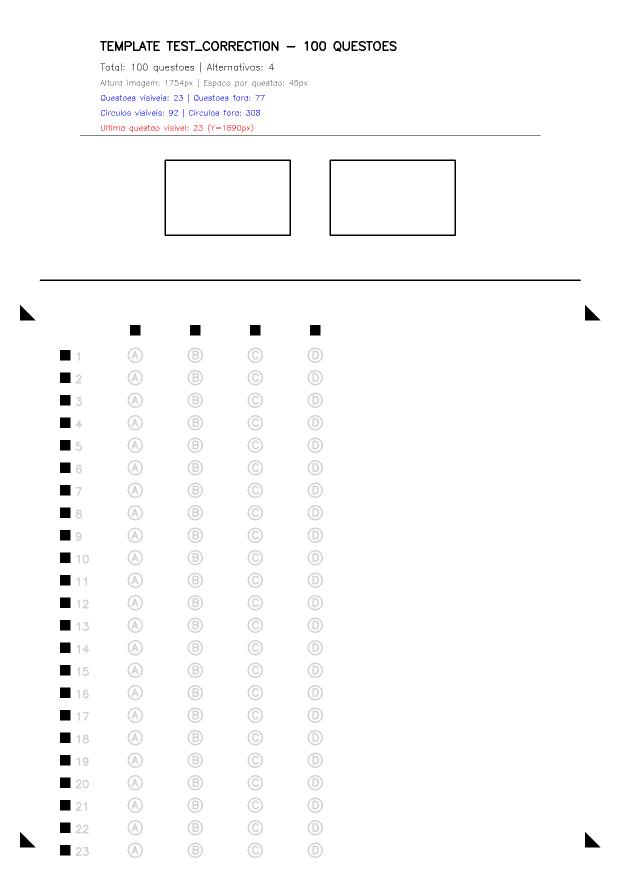
#> input picture test_correction_template_100_questions.png, 1240 x 1754 px (shown at 1/2 size)
$ python -i calibrate_grid_visual.py   (imports and definitions only)
#> lines starting #> are read from the running program, lines starting #| are printed output that depends on the picture; after the words box and inside, x2 and y2 are one past the last pixel; in counts of white or black regions, pixels touching at a corner belong together
#> further down, picture is the input picture: shape (1754, 1240, 3); mean B, G, R 250.8, 250.6, 250.7
# -*- coding: utf-8 -*-
"""
Script de calibração visual do grid OMR (NÃO-INTERATIVO)

USO:
    1. Ajuste as constantes CALIBRATION_* abaixo
    2. Execute: python scripts/calibrate_grid_visual.py --image path/to/image.jpg --gabarito_id UUID
    3. Veja as imagens geradas em calibration_output/
    4. Ajuste as constantes até alinhar perfeitamente
    5. Copie os valores finais para correction_new_grid.py

OBJETIVO:
    Gerar visualizações do grid calculado vs. bolhas reais
    para ajustar empiricamente as constantes do pipeline OMR
"""

import cv2
import numpy as np
import json
import sys
import argparse
from pathlib import Path
from datetime import datetime
from typing import Dict, List, Tuple

# Adicionar o diretório raiz ao path
script_dir = Path(__file__).parent.parent
sys.path.insert(0, str(script_dir))

from app import create_app
from app.answer_sheets.models.answerSheetGabarito import AnswerSheetGabarito
from app import db

# ============================================================================
# 🎯 CONSTANTES DE CALIBRAÇÃO - AJUSTE AQUI!
# ============================================================================

# Valores atuais (copie de correction_new_grid.py)
CALIBRATION_ROW_HEIGHT_PX = 51.97
CALIBRATION_BUBBLE_RADIUS_PX = 25
CALIBRATION_BUBBLE_GAP_PX = 4
CALIBRATION_BLOCK_OFFSET_X = 31  # 2 (borda) + 4 (padding) + 25 (num)
CALIBRATION_BLOCK_OFFSET_Y = 10  # 2 (borda) + 8 (padding)

# Testes incrementais (ajuste esses valores)
TEST_ROW_HEIGHT_OFFSET = 10  # +/- pixels para ajustar altura da linha
TEST_RADIUS_OFFSET = 0      # +/- pixels para ajustar raio
TEST_OFFSET_X_ADJUST = 20    # +/- pixels para ajustar offset X
TEST_OFFSET_Y_ADJUST = 100    # +/- pixels para ajustar offset Y

# ============================================================================
# CLASSE PRINCIPAL
# ============================================================================

class GridCalibrator:
    """Calibrador visual de grid OMR"""

    def __init__(self, output_dir: str = "calibration_output"):
        self.output_dir = Path(output_dir)
        self.output_dir.mkdir(exist_ok=True)
        self.timestamp = datetime.now().strftime("%Y%m%d_%H%M%S")

        # Aplicar ajustes de calibração
        self.row_height = CALIBRATION_ROW_HEIGHT_PX + TEST_ROW_HEIGHT_OFFSET
        self.bubble_radius = int(CALIBRATION_BUBBLE_RADIUS_PX + TEST_RADIUS_OFFSET)
        self.bubble_gap = CALIBRATION_BUBBLE_GAP_PX
        self.offset_x = CALIBRATION_BLOCK_OFFSET_X + TEST_OFFSET_X_ADJUST
        self.offset_y = CALIBRATION_BLOCK_OFFSET_Y + TEST_OFFSET_Y_ADJUST

        print("=" * 80)
        print("🎯 CALIBRADOR VISUAL DE GRID OMR")
        print("=" * 80)
        print(f"📐 Parâmetros atuais:")
        print(f"   Row height: {self.row_height:.2f}px")
        print(f"   Bubble radius: {self.bubble_radius}px")
        print(f"   Bubble gap: {self.bubble_gap}px")
        print(f"   Offset X: {self.offset_x}px")
        print(f"   Offset Y: {self.offset_y}px")
        print(f"📁 Output: {self.output_dir}")
        print("=" * 80)

    # [72 lines left out: functions load_image, detect_a4_anchors, normalize_to_a4, not called in this run]

    def detect_blocks(self, img: np.ndarray) -> List[Dict]:
        """Detecta blocos de resposta (simplificado)"""
        gray = cv2.cvtColor(img, cv2.COLOR_BGR2GRAY)
        blur = cv2.GaussianBlur(gray, (5, 5), 0)
        _, binary = cv2.threshold(blur, 0, 255, cv2.THRESH_BINARY_INV + cv2.THRESH_OTSU)
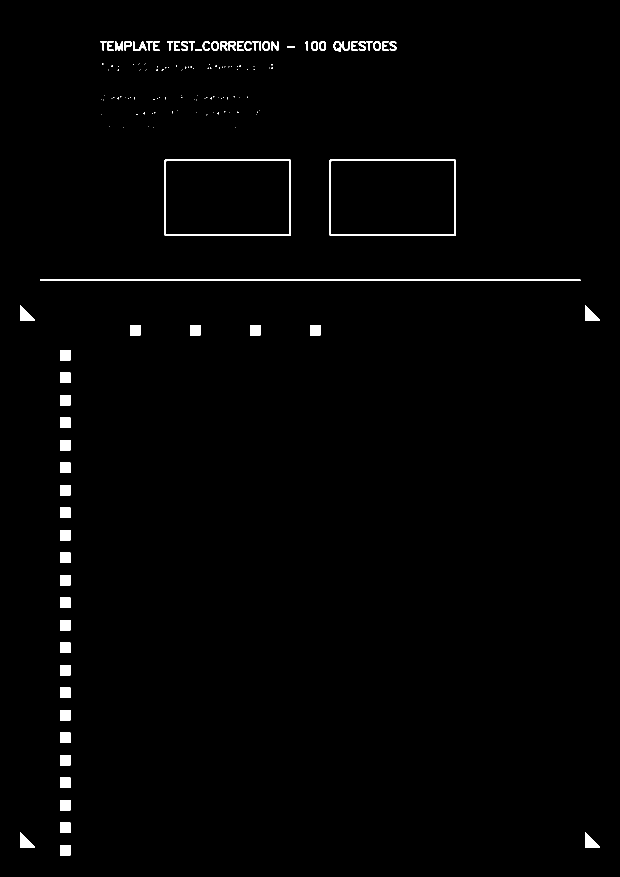
#> binary: shape (1754, 1240) (shown at 1/2 size); 1.2% white; 160 white regions (92 under 20 px), largest, box (x1, y1, x2, y2) and area: (80, 559, 1161, 562) 3243, (329, 319, 582, 472) 2400, (659, 319, 912, 472) 2400

        kernel = cv2.getStructuringElement(cv2.MORPH_RECT, (3, 3))
        dilated = cv2.dilate(binary, kernel, iterations=2)
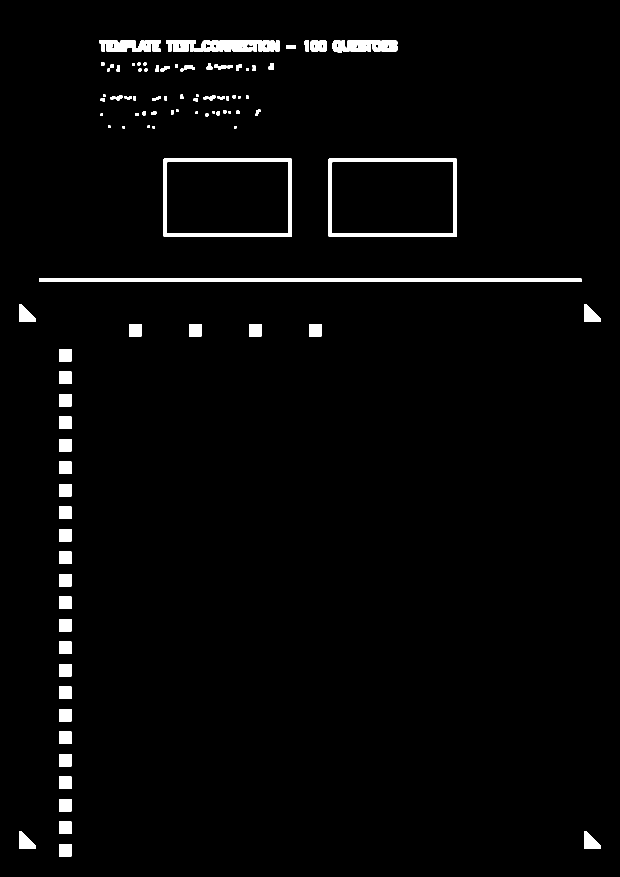
#> dilated: shape (1754, 1240) (shown at 1/2 size); 2.4% white; 101 white regions

        contours, hierarchy = cv2.findContours(dilated, cv2.RETR_TREE, cv2.CHAIN_APPROX_SIMPLE)
#> contours = 118 contours, 15 with area under 20; largest, box (x1, y1, x2, y2) and area: (657, 317, 914, 474) 39934, (327, 317, 584, 474) 39934, (663, 323, 908, 468) 35128, (333, 323, 578, 468) 35128, (78, 557, 1163, 564) 6504

        h, w = img.shape[:2]
#> h = 1754; w = 1240
        min_area = (w * h) * 0.02
#> min_area = 43499.2
        max_area = (w * h) * 0.15
#> max_area = 326244

        blocks = []
        for i, cnt in enumerate(contours):
            if hierarchy[0][i][3] != -1:  # Apenas contornos externos
                continue

            area = cv2.contourArea(cnt)
            if not (min_area < area < max_area):
                continue

            peri = cv2.arcLength(cnt, True)
            approx = cv2.approxPolyDP(cnt, 0.02 * peri, True)

            if len(approx) >= 4:
                x, y, w_rect, h_rect = cv2.boundingRect(approx)
                aspect_ratio = float(h_rect) / w_rect if w_rect > 0 else 0

                if 0.3 <= aspect_ratio <= 2.0:
                    blocks.append({
                        "x": x, "y": y,
                        "w": w_rect, "h": h_rect,
                        "area": area
                    })
#> this loop made 118 passes
#> (cnt, area) on passes 1, 4, 5, 6, 7, 8, 9, 10, 11, 12, 13: ([[118, 1688], [118, 1712], [142, 1712], [142, 1688]], 576), ([[118, 1643], [118, 1667], [142, 1667], [142, 1643]], 576), ([[118, 1598], [118, 1622], [142, 1622], [142, 1598]], 576), ([[118, 1553], [118, 1577], [142, 1577], [142, 1553]], 576), ([[118, 1508], [118, 1532], [142, 1532], [142, 1508]], 576), ([[118, 1463], [118, 1487], [142, 1487], [142, 1463]], 576), ([[118, 1418], [118, 1442], [142, 1442], [142, 1418]], 576), ([[118, 1373], [118, 1397], [142, 1397], [142, 1373]], 576), ([[118, 1328], [118, 1352], [142, 1352], [142, 1328]], 576), ([[118, 1283], [118, 1307], [142, 1307], [142, 1283]], 576), ([[118, 1238], [118, 1262], [142, 1262], [142, 1238]], 576)
#> area on passes 2, 3, 30, 31, 33, 35: 697, 697, 697, 697, 39934, 39934
#> after the loop, blocks = []

        # Ordenar por X (esquerda para direita)
        blocks.sort(key=lambda b: b["x"])
        print(f"✅ {len(blocks)} blocos detectados")
#| ✅ 0 blocos detectados
        return blocks

    # [157 lines left out: functions get_topology, draw_calibration_grid, save_image, run, main, not called in this run]


# [2 lines not run here, left out]

>>> import cv2
>>> picture = cv2.imread('../test_correction_template_100_questions.png')
>>> result = GridCalibrator().detect_blocks(picture)
#> result = []

$ run again, on test_correction_template_example.png
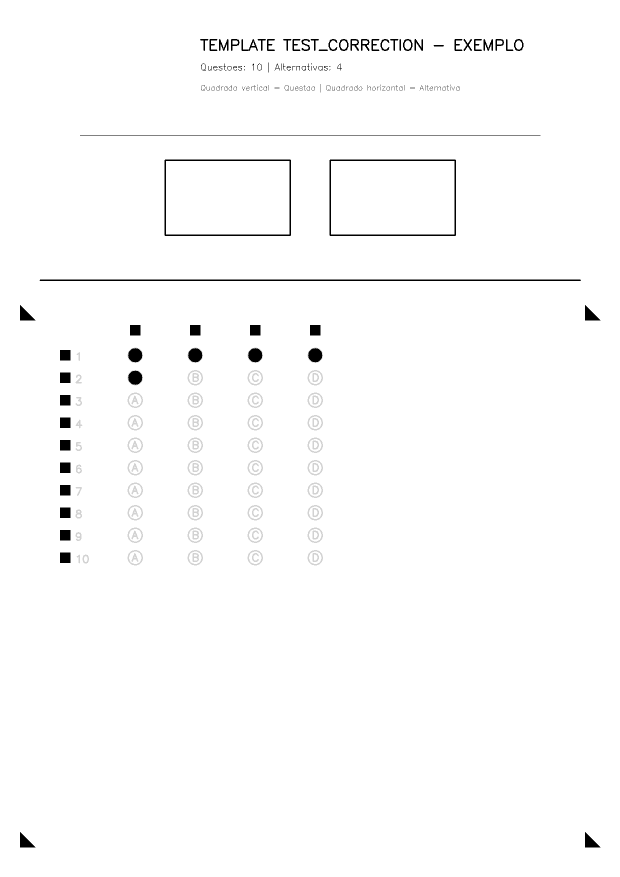
#> input picture test_correction_template_example.png, 1240 x 1754 px (shown at 1/2 size)
#> picture is the input picture: shape (1754, 1240, 3); min 0, max 255, mean 251.6
#> in detect_blocks, `_, binary = cv2.threshold(blur, 0, 255, cv2.THRESH_BINARY_INV + cv2.TH..`:
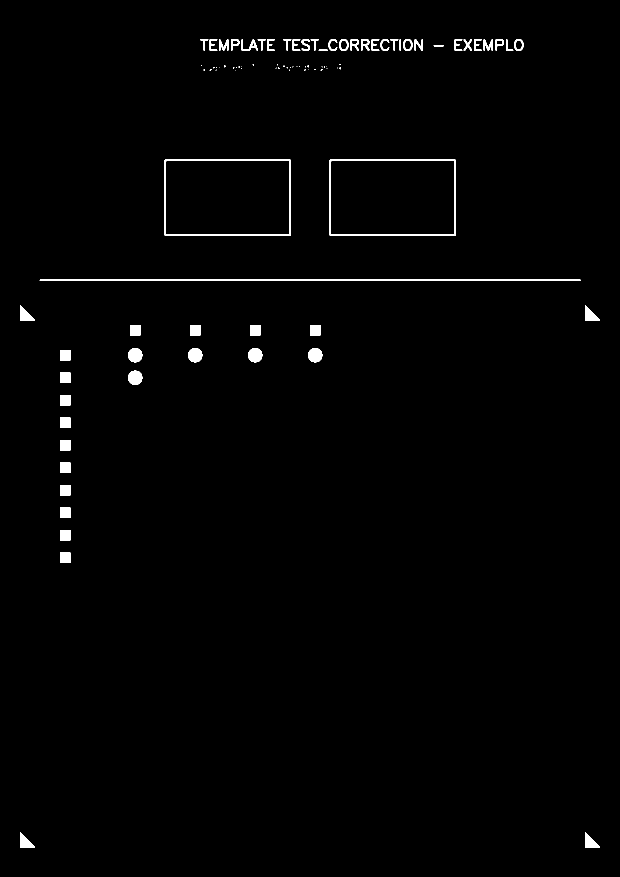
#> binary: shape (1754, 1240) (shown at 1/2 size); 1.1% white; 94 white regions (38 under 20 px), largest, box (x1, y1, x2, y2) and area: (79, 559, 1162, 562) 3245, (329, 319, 582, 472) 2400, (659, 319, 912, 472) 2400
#> in detect_blocks, `dilated = cv2.dilate(binary, kernel, iterations=2)`:
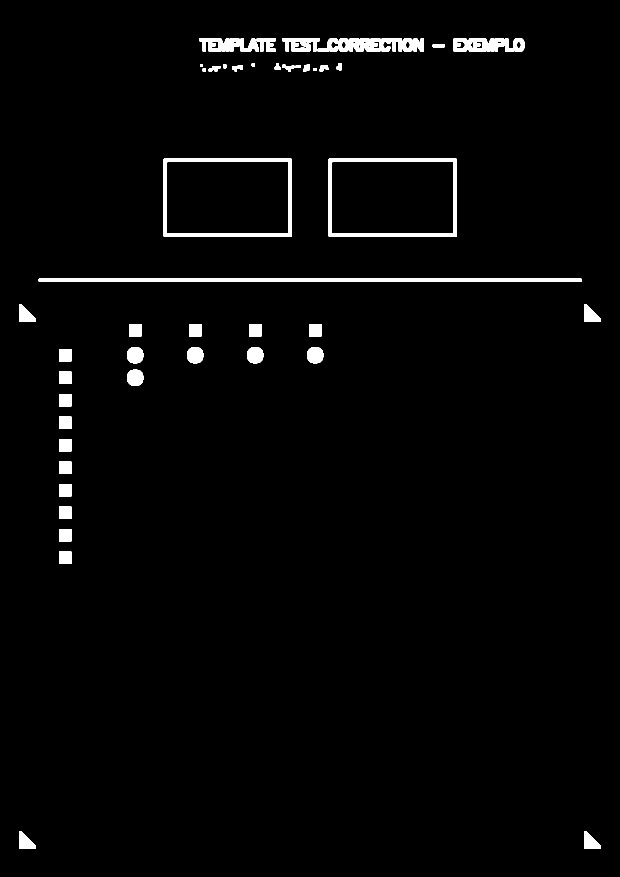
#> dilated: shape (1754, 1240) (shown at 1/2 size); 2.2% white; 47 white regions
#> contours = 66 contours, 5 with area under 20; largest, box (x1, y1, x2, y2) and area: (657, 317, 914, 474) 39934, (327, 317, 584, 474) 39934, (663, 323, 908, 468) 35128, (333, 323, 578, 468) 35128, (77, 557, 1164, 564) 6514
#> the loop in detect_blocks, `for i, cnt in enumerate(contours):` made 66 passes
#> area on passes 1, 2, 12, 14, 15, 16, 17, 22: 697, 697, 856, 856, 856, 856, 856, 697
#> after the loop in detect_blocks, `for i, cnt in enumerate(contours):`: blocks = []
#| ✅ 0 blocos detectados
